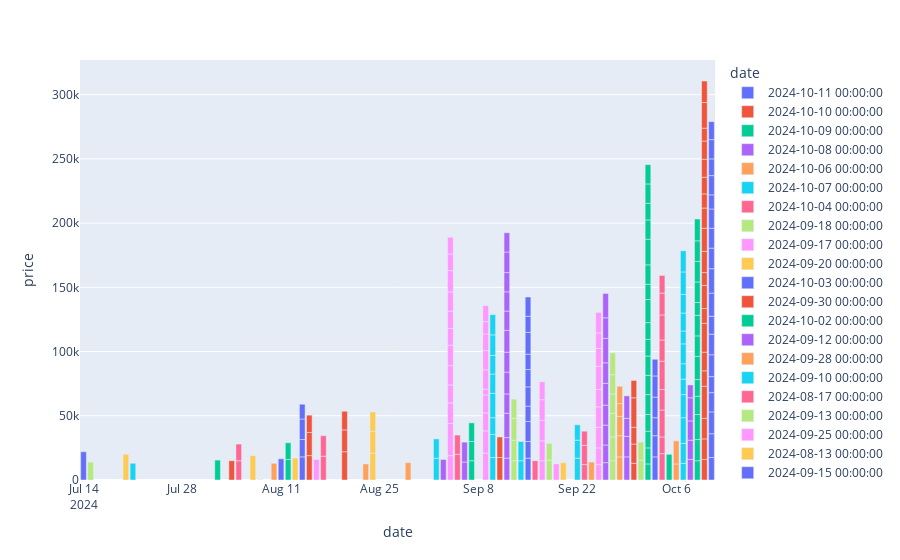

Write notebook code for a chart like this one.
### Code cell
px.bar(df.loc[df['rooms'] == 1, ['date', 'price']], 'date', 'price', 'date')

### Figure 1 — Plotly figure (JSON) as saved in the notebook; plotly's stock layout.template omitted (floating-point values rounded to 4 significant figures)
{"data": [{"alignmentgroup": "True", "hovertemplate": "date=%{x}<br>price=%{y}<extra></extra>", "legendgroup": "2024-10-11 00:00:00", "marker": {"color": "#636efa", "pattern": {"shape": ""}}, "name": "2024-10-11 00:00:00", "offsetgroup": "2024-10-11 00:00:00", "orientation": "v", "showlegend": true, "textposition": "auto", "type": "bar", "x": ["2024-10-11T00:00:00", "2024-10-11T00:00:00", "2024-10-11T00:00:00", "2024-10-11T00:00:00", "2024-10-11T00:00:00", "2024-10-11T00:00:00", "2024-10-11T00:00:00", "2024-10-11T00:00:00", "2024-10-11T00:00:00", "2024-10-11T00:00:00", "2024-10-11T00:00:00", "2024-10-11T00:00:00", "2024-10-11T00:00:00", "2024-10-11T00:00:00", "2024-10-11T00:00:00", "2024-10-11T00:00:00", "2024-10-11T00:00:00", "2024-10-11T00:00:00"], "xaxis": "x", "y": [17500, 18500, 17000, 15000, 12500, 17000, 16000, 14000, 18000, 19000, 16000, 15500, 15000, 11000, 15000, 13000, 15000, 14000], "yaxis": "y"}, {"alignmentgroup": "True", "hovertemplate": "date=%{x}<br>price=%{y}<extra></extra>", "legendgroup": "2024-10-10 00:00:00", "marker": {"color": "#EF553B", "pattern": {"shape": ""}}, "name": "2024-10-10 00:00:00", "offsetgroup": "2024-10-10 00:00:00", "orientation": "v", "showlegend": true, "textposition": "auto", "type": "bar", "x": ["2024-10-10T00:00:00", "2024-10-10T00:00:00", "2024-10-10T00:00:00", "2024-10-10T00:00:00", "2024-10-10T00:00:00", "2024-10-10T00:00:00", "2024-10-10T00:00:00", "2024-10-10T00:00:00", "2024-10-10T00:00:00", "2024-10-10T00:00:00", "2024-10-10T00:00:00", "2024-10-10T00:00:00", "2024-10-10T00:00:00", "2024-10-10T00:00:00", "2024-10-10T00:00:00", "2024-10-10T00:00:00", "2024-10-10T00:00:00", "2024-10-10T00:00:00", "2024-10-10T00:00:00", "2024-10-10T00:00:00"], "xaxis": "x", "y": [16000, 16000, 16000, 25000, 12000, 14500, 22500, 11500, 18000, 10000, 16500, 18000, 15750, 11000, 12999, 14000, 14150, 10000, 20000, 16750], "yaxis": "y"}, {"alignmentgroup": "True", "hovertemplate": "date=%{x}<br>price=%{y}<extra></extra>", "legendgroup": "2024-10-09 00:00:00", "marker": {"color": "#00cc96", "pattern": {"shape": ""}}, "name": "2024-10-09 00:00:00", "offsetgroup": "2024-10-09 00:00:00", "orientation": "v", "showlegend": true, "textposition": "auto", "type": "bar", "x": ["2024-10-09T00:00:00", "2024-10-09T00:00:00", "2024-10-09T00:00:00", "2024-10-09T00:00:00", "2024-10-09T00:00:00", "2024-10-09T00:00:00", "2024-10-09T00:00:00", "2024-10-09T00:00:00", "2024-10-09T00:00:00", "2024-10-09T00:00:00", "2024-10-09T00:00:00", "2024-10-09T00:00:00", "2024-10-09T00:00:00"], "xaxis": "x", "y": [15000, 16500, 19500, 14200, 13000, 18000, 16000, 16000, 10000, 16000, 16000, 16000, 17000], "yaxis": "y"}, {"alignmentgroup": "True", "hovertemplate": "date=%{x}<br>price=%{y}<extra></extra>", "legendgroup": "2024-10-08 00:00:00", "marker": {"color": "#ab63fa", "pattern": {"shape": ""}}, "name": "2024-10-08 00:00:00", "offsetgroup": "2024-10-08 00:00:00", "orientation": "v", "showlegend": true, "textposition": "auto", "type": "bar", "x": ["2024-10-08T00:00:00", "2024-10-08T00:00:00", "2024-10-08T00:00:00", "2024-10-08T00:00:00", "2024-10-08T00:00:00"], "xaxis": "x", "y": [16000, 15000, 15000, 18000, 10000], "yaxis": "y"}, {"alignmentgroup": "True", "hovertemplate": "date=%{x}<br>price=%{y}<extra></extra>", "legendgroup": "2024-10-06 00:00:00", "marker": {"color": "#FFA15A", "pattern": {"shape": ""}}, "name": "2024-10-06 00:00:00", "offsetgroup": "2024-10-06 00:00:00", "orientation": "v", "showlegend": true, "textposition": "auto", "type": "bar", "x": ["2024-10-06T00:00:00", "2024-10-06T00:00:00"], "xaxis": "x", "y": [12500, 18000], "yaxis": "y"}, {"alignmentgroup": "True", "hovertemplate": "date=%{x}<br>price=%{y}<extra></extra>", "legendgroup": "2024-10-07 00:00:00", "marker": {"color": "#19d3f3", "pattern": {"shape": ""}}, "name": "2024-10-07 00:00:00", "offsetgroup": "2024-10-07 00:00:00", "orientation": "v", "showlegend": true, "textposition": "auto", "type": "bar", "x": ["2024-10-07T00:00:00", "2024-10-07T00:00:00", "2024-10-07T00:00:00", "2024-10-07T00:00:00", "2024-10-07T00:00:00", "2024-10-07T00:00:00", "2024-10-07T00:00:00", "2024-10-07T00:00:00", "2024-10-07T00:00:00", "2024-10-07T00:00:00", "2024-10-07T00:00:00", "2024-10-07T00:00:00"], "xaxis": "x", "y": [13000, 15500, 20000, 18000, 12000, 12000, 15500, 10000, 14000, 14500, 17500, 16500], "yaxis": "y"}, {"alignmentgroup": "True", "hovertemplate": "date=%{x}<br>price=%{y}<extra></extra>", "legendgroup": "2024-10-04 00:00:00", "marker": {"color": "#FF6692", "pattern": {"shape": ""}}, "name": "2024-10-04 00:00:00", "offsetgroup": "2024-10-04 00:00:00", "orientation": "v", "showlegend": true, "textposition": "auto", "type": "bar", "x": ["2024-10-04T00:00:00", "2024-10-04T00:00:00", "2024-10-04T00:00:00", "2024-10-04T00:00:00", "2024-10-04T00:00:00", "2024-10-04T00:00:00", "2024-10-04T00:00:00", "2024-10-04T00:00:00", "2024-10-04T00:00:00"], "xaxis": "x", "y": [20500, 13000, 21000, 16000, 22000, 16500, 19500, 17000, 13750], "yaxis": "y"}, {"alignmentgroup": "True", "hovertemplate": "date=%{x}<br>price=%{y}<extra></extra>", "legendgroup": "2024-09-18 00:00:00", "marker": {"color": "#B6E880", "pattern": {"shape": ""}}, "name": "2024-09-18 00:00:00", "offsetgroup": "2024-09-18 00:00:00", "orientation": "v", "showlegend": true, "textposition": "auto", "type": "bar", "x": ["2024-09-18T00:00:00", "2024-09-18T00:00:00"], "xaxis": "x", "y": [15500, 13000], "yaxis": "y"}, {"alignmentgroup": "True", "hovertemplate": "date=%{x}<br>price=%{y}<extra></extra>", "legendgroup": "2024-09-17 00:00:00", "marker": {"color": "#FF97FF", "pattern": {"shape": ""}}, "name": "2024-09-17 00:00:00", "offsetgroup": "2024-09-17 00:00:00", "orientation": "v", "showlegend": true, "textposition": "auto", "type": "bar", "x": ["2024-09-17T00:00:00", "2024-09-17T00:00:00", "2024-09-17T00:00:00", "2024-09-17T00:00:00", "2024-09-17T00:00:00"], "xaxis": "x", "y": [15000, 15500, 16000, 16000, 14000], "yaxis": "y"}, {"alignmentgroup": "True", "hovertemplate": "date=%{x}<br>price=%{y}<extra></extra>", "legendgroup": "2024-09-20 00:00:00", "marker": {"color": "#FECB52", "pattern": {"shape": ""}}, "name": "2024-09-20 00:00:00", "offsetgroup": "2024-09-20 00:00:00", "orientation": "v", "showlegend": true, "textposition": "auto", "type": "bar", "x": ["2024-09-20T00:00:00"], "xaxis": "x", "y": [13500], "yaxis": "y"}, {"alignmentgroup": "True", "hovertemplate": "date=%{x}<br>price=%{y}<extra></extra>", "legendgroup": "2024-10-03 00:00:00", "marker": {"color": "#636efa", "pattern": {"shape": ""}}, "name": "2024-10-03 00:00:00", "offsetgroup": "2024-10-03 00:00:00", "orientation": "v", "showlegend": true, "textposition": "auto", "type": "bar", "x": ["2024-10-03T00:00:00", "2024-10-03T00:00:00", "2024-10-03T00:00:00", "2024-10-03T00:00:00", "2024-10-03T00:00:00", "2024-10-03T00:00:00"], "xaxis": "x", "y": [18000, 16500, 14000, 16000, 16500, 13000], "yaxis": "y"}, {"alignmentgroup": "True", "hovertemplate": "date=%{x}<br>price=%{y}<extra></extra>", "legendgroup": "2024-09-30 00:00:00", "marker": {"color": "#EF553B", "pattern": {"shape": ""}}, "name": "2024-09-30 00:00:00", "offsetgroup": "2024-09-30 00:00:00", "orientation": "v", "showlegend": true, "textposition": "auto", "type": "bar", "x": ["2024-09-30T00:00:00", "2024-09-30T00:00:00", "2024-09-30T00:00:00", "2024-09-30T00:00:00", "2024-09-30T00:00:00"], "xaxis": "x", "y": [13000, 15000, 13000, 23000, 13500], "yaxis": "y"}, {"alignmentgroup": "True", "hovertemplate": "date=%{x}<br>price=%{y}<extra></extra>", "legendgroup": "2024-10-02 00:00:00", "marker": {"color": "#00cc96", "pattern": {"shape": ""}}, "name": "2024-10-02 00:00:00", "offsetgroup": "2024-10-02 00:00:00", "orientation": "v", "showlegend": true, "textposition": "auto", "type": "bar", "x": ["2024-10-02T00:00:00", "2024-10-02T00:00:00", "2024-10-02T00:00:00", "2024-10-02T00:00:00", "2024-10-02T00:00:00", "2024-10-02T00:00:00", "2024-10-02T00:00:00", "2024-10-02T00:00:00", "2024-10-02T00:00:00", "2024-10-02T00:00:00", "2024-10-02T00:00:00", "2024-10-02T00:00:00", "2024-10-02T00:00:00", "2024-10-02T00:00:00", "2024-10-02T00:00:00", "2024-10-02T00:00:00", "2024-10-02T00:00:00"], "xaxis": "x", "y": [12500, 12500, 13000, 13000, 15500, 15000, 15000, 13000, 13000, 18000, 12000, 15000, 20000, 15000, 13000, 15000, 15000], "yaxis": "y"}, {"alignmentgroup": "True", "hovertemplate": "date=%{x}<br>price=%{y}<extra></extra>", "legendgroup": "2024-09-12 00:00:00", "marker": {"color": "#ab63fa", "pattern": {"shape": ""}}, "name": "2024-09-12 00:00:00", "offsetgroup": "2024-09-12 00:00:00", "orientation": "v", "showlegend": true, "textposition": "auto", "type": "bar", "x": ["2024-09-12T00:00:00", "2024-09-12T00:00:00", "2024-09-12T00:00:00", "2024-09-12T00:00:00", "2024-09-12T00:00:00", "2024-09-12T00:00:00", "2024-09-12T00:00:00", "2024-09-12T00:00:00", "2024-09-12T00:00:00", "2024-09-12T00:00:00", "2024-09-12T00:00:00", "2024-09-12T00:00:00"], "xaxis": "x", "y": [17000, 16000, 19000, 15000, 17000, 15500, 17000, 15000, 15000, 15000, 16000, 15000], "yaxis": "y"}, {"alignmentgroup": "True", "hovertemplate": "date=%{x}<br>price=%{y}<extra></extra>", "legendgroup": "2024-09-28 00:00:00", "marker": {"color": "#FFA15A", "pattern": {"shape": ""}}, "name": "2024-09-28 00:00:00", "offsetgroup": "2024-09-28 00:00:00", "orientation": "v", "showlegend": true, "textposition": "auto", "type": "bar", "x": ["2024-09-28T00:00:00", "2024-09-28T00:00:00", "2024-09-28T00:00:00", "2024-09-28T00:00:00", "2024-09-28T00:00:00"], "xaxis": "x", "y": [18000, 16500, 15000, 10000, 13500], "yaxis": "y"}, {"alignmentgroup": "True", "hovertemplate": "date=%{x}<br>price=%{y}<extra></extra>", "legendgroup": "2024-09-10 00:00:00", "marker": {"color": "#19d3f3", "pattern": {"shape": ""}}, "name": "2024-09-10 00:00:00", "offsetgroup": "2024-09-10 00:00:00", "orientation": "v", "showlegend": true, "textposition": "auto", "type": "bar", "x": ["2024-09-10T00:00:00", "2024-09-10T00:00:00", "2024-09-10T00:00:00", "2024-09-10T00:00:00", "2024-09-10T00:00:00", "2024-09-10T00:00:00", "2024-09-10T00:00:00", "2024-09-10T00:00:00"], "xaxis": "x", "y": [17500, 18000, 13000, 19000, 15000, 14500, 16000, 15750], "yaxis": "y"}, {"alignmentgroup": "True", "hovertemplate": "date=%{x}<br>price=%{y}<extra></extra>", "legendgroup": "2024-08-17 00:00:00", "marker": {"color": "#FF6692", "pattern": {"shape": ""}}, "name": "2024-08-17 00:00:00", "offsetgroup": "2024-08-17 00:00:00", "orientation": "v", "showlegend": true, "textposition": "auto", "type": "bar", "x": ["2024-08-17T00:00:00", "2024-08-17T00:00:00"], "xaxis": "x", "y": [18500, 16000], "yaxis": "y"}, {"alignmentgroup": "True", "hovertemplate": "date=%{x}<br>price=%{y}<extra></extra>", "legendgroup": "2024-09-13 00:00:00", "marker": {"color": "#B6E880", "pattern": {"shape": ""}}, "name": "2024-09-13 00:00:00", "offsetgroup": "2024-09-13 00:00:00", "orientation": "v", "showlegend": true, "textposition": "auto", "type": "bar", "x": ["2024-09-13T00:00:00", "2024-09-13T00:00:00", "2024-09-13T00:00:00", "2024-09-13T00:00:00"], "xaxis": "x", "y": [15000, 16000, 17000, 15000], "yaxis": "y"}, {"alignmentgroup": "True", "hovertemplate": "date=%{x}<br>price=%{y}<extra></extra>", "legendgroup": "2024-09-25 00:00:00", "marker": {"color": "#FF97FF", "pattern": {"shape": ""}}, "name": "2024-09-25 00:00:00", "offsetgroup": "2024-09-25 00:00:00", "orientation": "v", "showlegend": true, "textposition": "auto", "type": "bar", "x": ["2024-09-25T00:00:00", "2024-09-25T00:00:00", "2024-09-25T00:00:00", "2024-09-25T00:00:00", "2024-09-25T00:00:00", "2024-09-25T00:00:00", "2024-09-25T00:00:00", "2024-09-25T00:00:00", "2024-09-25T00:00:00"], "xaxis": "x", "y": [12000, 13000, 16000, 16000, 13500, 18000, 14000, 12000, 16000], "yaxis": "y"}, {"alignmentgroup": "True", "hovertemplate": "date=%{x}<br>price=%{y}<extra></extra>", "legendgroup": "2024-08-13 00:00:00", "marker": {"color": "#FECB52", "pattern": {"shape": ""}}, "name": "2024-08-13 00:00:00", "offsetgroup": "2024-08-13 00:00:00", "orientation": "v", "showlegend": true, "textposition": "auto", "type": "bar", "x": ["2024-08-13T00:00:00"], "xaxis": "x", "y": [17000], "yaxis": "y"}, {"alignmentgroup": "True", "hovertemplate": "date=%{x}<br>price=%{y}<extra></extra>", "legendgroup": "2024-09-15 00:00:00", "marker": {"color": "#636efa", "pattern": {"shape": ""}}, "name": "2024-09-15 00:00:00", "offsetgroup": "2024-09-15 00:00:00", "orientation": "v", "showlegend": true, "textposition": "auto", "type": "bar", "x": ["2024-09-15T00:00:00", "2024-09-15T00:00:00", "2024-09-15T00:00:00", "2024-09-15T00:00:00", "2024-09-15T00:00:00", "2024-09-15T00:00:00", "2024-09-15T00:00:00", "2024-09-15T00:00:00", "2024-09-15T00:00:00", "2024-09-15T00:00:00"], "xaxis": "x", "y": [17000, 13000, 15500, 12000, 15000, 13500, 12000, 17000, 12500, 15000], "yaxis": "y"}, {"alignmentgroup": "True", "hovertemplate": "date=%{x}<br>price=%{y}<extra></extra>", "legendgroup": "2024-08-15 00:00:00", "marker": {"color": "#EF553B", "pattern": {"shape": ""}}, "name": "2024-08-15 00:00:00", "offsetgroup": "2024-08-15 00:00:00", "orientation": "v", "showlegend": true, "textposition": "auto", "type": "bar", "x": ["2024-08-15T00:00:00", "2024-08-15T00:00:00", "2024-08-15T00:00:00"], "xaxis": "x", "y": [19000, 18000, 13500], "yaxis": "y"}, {"alignmentgroup": "True", "hovertemplate": "date=%{x}<br>price=%{y}<extra></extra>", "legendgroup": "2024-10-05 00:00:00", "marker": {"color": "#00cc96", "pattern": {"shape": ""}}, "name": "2024-10-05 00:00:00", "offsetgroup": "2024-10-05 00:00:00", "orientation": "v", "showlegend": true, "textposition": "auto", "type": "bar", "x": ["2024-10-05T00:00:00"], "xaxis": "x", "y": [20000], "yaxis": "y"}, {"alignmentgroup": "True", "hovertemplate": "date=%{x}<br>price=%{y}<extra></extra>", "legendgroup": "2024-09-26 00:00:00", "marker": {"color": "#ab63fa", "pattern": {"shape": ""}}, "name": "2024-09-26 00:00:00", "offsetgroup": "2024-09-26 00:00:00", "orientation": "v", "showlegend": true, "textposition": "auto", "type": "bar", "x": ["2024-09-26T00:00:00", "2024-09-26T00:00:00", "2024-09-26T00:00:00", "2024-09-26T00:00:00", "2024-09-26T00:00:00", "2024-09-26T00:00:00", "2024-09-26T00:00:00", "2024-09-26T00:00:00", "2024-09-26T00:00:00"], "xaxis": "x", "y": [13500, 13750, 15500, 15500, 17000, 16000, 19000, 16000, 19000], "yaxis": "y"}, {"alignmentgroup": "True", "hovertemplate": "date=%{x}<br>price=%{y}<extra></extra>", "legendgroup": "2024-08-29 00:00:00", "marker": {"color": "#FFA15A", "pattern": {"shape": ""}}, "name": "2024-08-29 00:00:00", "offsetgroup": "2024-08-29 00:00:00", "orientation": "v", "showlegend": true, "textposition": "auto", "type": "bar", "x": ["2024-08-29T00:00:00"], "xaxis": "x", "y": [13500], "yaxis": "y"}, {"alignmentgroup": "True", "hovertemplate": "date=%{x}<br>price=%{y}<extra></extra>", "legendgroup": "2024-09-14 00:00:00", "marker": {"color": "#19d3f3", "pattern": {"shape": ""}}, "name": "2024-09-14 00:00:00", "offsetgroup": "2024-09-14 00:00:00", "orientation": "v", "showlegend": true, "textposition": "auto", "type": "bar", "x": ["2024-09-14T00:00:00", "2024-09-14T00:00:00"], "xaxis": "x", "y": [15000, 15000], "yaxis": "y"}, {"alignmentgroup": "True", "hovertemplate": "date=%{x}<br>price=%{y}<extra></extra>", "legendgroup": "2024-09-23 00:00:00", "marker": {"color": "#FF6692", "pattern": {"shape": ""}}, "name": "2024-09-23 00:00:00", "offsetgroup": "2024-09-23 00:00:00", "orientation": "v", "showlegend": true, "textposition": "auto", "type": "bar", "x": ["2024-09-23T00:00:00", "2024-09-23T00:00:00", "2024-09-23T00:00:00"], "xaxis": "x", "y": [12000, 15000, 11000], "yaxis": "y"}, {"alignmentgroup": "True", "hovertemplate": "date=%{x}<br>price=%{y}<extra></extra>", "legendgroup": "2024-09-27 00:00:00", "marker": {"color": "#B6E880", "pattern": {"shape": ""}}, "name": "2024-09-27 00:00:00", "offsetgroup": "2024-09-27 00:00:00", "orientation": "v", "showlegend": true, "textposition": "auto", "type": "bar", "x": ["2024-09-27T00:00:00", "2024-09-27T00:00:00", "2024-09-27T00:00:00", "2024-09-27T00:00:00", "2024-09-27T00:00:00", "2024-09-27T00:00:00"], "xaxis": "x", "y": [15000, 18500, 18500, 15000, 15000, 17000], "yaxis": "y"}, {"alignmentgroup": "True", "hovertemplate": "date=%{x}<br>price=%{y}<extra></extra>", "legendgroup": "2024-09-09 00:00:00", "marker": {"color": "#FF97FF", "pattern": {"shape": ""}}, "name": "2024-09-09 00:00:00", "offsetgroup": "2024-09-09 00:00:00", "orientation": "v", "showlegend": true, "textposition": "auto", "type": "bar", "x": ["2024-09-09T00:00:00", "2024-09-09T00:00:00", "2024-09-09T00:00:00", "2024-09-09T00:00:00", "2024-09-09T00:00:00", "2024-09-09T00:00:00", "2024-09-09T00:00:00", "2024-09-09T00:00:00", "2024-09-09T00:00:00", "2024-09-09T00:00:00"], "xaxis": "x", "y": [21000, 17250, 14000, 14000, 4500, 15000, 15000, 13000, 9500, 12500], "yaxis": "y"}, {"alignmentgroup": "True", "hovertemplate": "date=%{x}<br>price=%{y}<extra></extra>", "legendgroup": "2024-08-24 00:00:00", "marker": {"color": "#FECB52", "pattern": {"shape": ""}}, "name": "2024-08-24 00:00:00", "offsetgroup": "2024-08-24 00:00:00", "orientation": "v", "showlegend": true, "textposition": "auto", "type": "bar", "x": ["2024-08-24T00:00:00", "2024-08-24T00:00:00", "2024-08-24T00:00:00"], "xaxis": "x", "y": [21000, 17000, 15000], "yaxis": "y"}, {"alignmentgroup": "True", "hovertemplate": "date=%{x}<br>price=%{y}<extra></extra>", "legendgroup": "2024-08-14 00:00:00", "marker": {"color": "#636efa", "pattern": {"shape": ""}}, "name": "2024-08-14 00:00:00", "offsetgroup": "2024-08-14 00:00:00", "orientation": "v", "showlegend": true, "textposition": "auto", "type": "bar", "x": ["2024-08-14T00:00:00", "2024-08-14T00:00:00", "2024-08-14T00:00:00", "2024-08-14T00:00:00"], "xaxis": "x", "y": [18000, 13500, 16000, 11500], "yaxis": "y"}, {"alignmentgroup": "True", "hovertemplate": "date=%{x}<br>price=%{y}<extra></extra>", "legendgroup": "2024-08-20 00:00:00", "marker": {"color": "#EF553B", "pattern": {"shape": ""}}, "name": "2024-08-20 00:00:00", "offsetgroup": "2024-08-20 00:00:00", "orientation": "v", "showlegend": true, "textposition": "auto", "type": "bar", "x": ["2024-08-20T00:00:00", "2024-08-20T00:00:00", "2024-08-20T00:00:00"], "xaxis": "x", "y": [22000, 17000, 14500], "yaxis": "y"}, {"alignmentgroup": "True", "hovertemplate": "date=%{x}<br>price=%{y}<extra></extra>", "legendgroup": "2024-09-07 00:00:00", "marker": {"color": "#00cc96", "pattern": {"shape": ""}}, "name": "2024-09-07 00:00:00", "offsetgroup": "2024-09-07 00:00:00", "orientation": "v", "showlegend": true, "textposition": "auto", "type": "bar", "x": ["2024-09-07T00:00:00", "2024-09-07T00:00:00", "2024-09-07T00:00:00"], "xaxis": "x", "y": [15000, 15000, 14500], "yaxis": "y"}, {"alignmentgroup": "True", "hovertemplate": "date=%{x}<br>price=%{y}<extra></extra>", "legendgroup": "2024-09-29 00:00:00", "marker": {"color": "#ab63fa", "pattern": {"shape": ""}}, "name": "2024-09-29 00:00:00", "offsetgroup": "2024-09-29 00:00:00", "orientation": "v", "showlegend": true, "textposition": "auto", "type": "bar", "x": ["2024-09-29T00:00:00", "2024-09-29T00:00:00", "2024-09-29T00:00:00", "2024-09-29T00:00:00"], "xaxis": "x", "y": [18000, 16000, 14000, 17500], "yaxis": "y"}, {"alignmentgroup": "True", "hovertemplate": "date=%{x}<br>price=%{y}<extra></extra>", "legendgroup": "2024-09-24 00:00:00", "marker": {"color": "#FFA15A", "pattern": {"shape": ""}}, "name": "2024-09-24 00:00:00", "offsetgroup": "2024-09-24 00:00:00", "orientation": "v", "showlegend": true, "textposition": "auto", "type": "bar", "x": ["2024-09-24T00:00:00"], "xaxis": "x", "y": [14000], "yaxis": "y"}, {"alignmentgroup": "True", "hovertemplate": "date=%{x}<br>price=%{y}<extra></extra>", "legendgroup": "2024-09-22 00:00:00", "marker": {"color": "#19d3f3", "pattern": {"shape": ""}}, "name": "2024-09-22 00:00:00", "offsetgroup": "2024-09-22 00:00:00", "orientation": "v", "showlegend": true, "textposition": "auto", "type": "bar", "x": ["2024-09-22T00:00:00", "2024-09-22T00:00:00", "2024-09-22T00:00:00"], "xaxis": "x", "y": [17000, 14000, 12000], "yaxis": "y"}, {"alignmentgroup": "True", "hovertemplate": "date=%{x}<br>price=%{y}<extra></extra>", "legendgroup": "2024-09-05 00:00:00", "marker": {"color": "#FF6692", "pattern": {"shape": ""}}, "name": "2024-09-05 00:00:00", "offsetgroup": "2024-09-05 00:00:00", "orientation": "v", "showlegend": true, "textposition": "auto", "type": "bar", "x": ["2024-09-05T00:00:00", "2024-09-05T00:00:00"], "xaxis": "x", "y": [20000, 15000], "yaxis": "y"}, {"alignmentgroup": "True", "hovertemplate": "date=%{x}<br>price=%{y}<extra></extra>", "legendgroup": "2024-10-01 00:00:00", "marker": {"color": "#B6E880", "pattern": {"shape": ""}}, "name": "2024-10-01 00:00:00", "offsetgroup": "2024-10-01 00:00:00", "orientation": "v", "showlegend": true, "textposition": "auto", "type": "bar", "x": ["2024-10-01T00:00:00", "2024-10-01T00:00:00"], "xaxis": "x", "y": [15500, 14000], "yaxis": "y"}, {"alignmentgroup": "True", "hovertemplate": "date=%{x}<br>price=%{y}<extra></extra>", "legendgroup": "2024-09-19 00:00:00", "marker": {"color": "#FF97FF", "pattern": {"shape": ""}}, "name": "2024-09-19 00:00:00", "offsetgroup": "2024-09-19 00:00:00", "orientation": "v", "showlegend": true, "textposition": "auto", "type": "bar", "x": ["2024-09-19T00:00:00"], "xaxis": "x", "y": [12500], "yaxis": "y"}, {"alignmentgroup": "True", "hovertemplate": "date=%{x}<br>price=%{y}<extra></extra>", "legendgroup": "2024-07-20 00:00:00", "marker": {"color": "#FECB52", "pattern": {"shape": ""}}, "name": "2024-07-20 00:00:00", "offsetgroup": "2024-07-20 00:00:00", "orientation": "v", "showlegend": true, "textposition": "auto", "type": "bar", "x": ["2024-07-20T00:00:00"], "xaxis": "x", "y": [20000], "yaxis": "y"}, {"alignmentgroup": "True", "hovertemplate": "date=%{x}<br>price=%{y}<extra></extra>", "legendgroup": "2024-07-14 00:00:00", "marker": {"color": "#636efa", "pattern": {"shape": ""}}, "name": "2024-07-14 00:00:00", "offsetgroup": "2024-07-14 00:00:00", "orientation": "v", "showlegend": true, "textposition": "auto", "type": "bar", "x": ["2024-07-14T00:00:00"], "xaxis": "x", "y": [22000], "yaxis": "y"}, {"alignmentgroup": "True", "hovertemplate": "date=%{x}<br>price=%{y}<extra></extra>", "legendgroup": "2024-08-04 00:00:00", "marker": {"color": "#EF553B", "pattern": {"shape": ""}}, "name": "2024-08-04 00:00:00", "offsetgroup": "2024-08-04 00:00:00", "orientation": "v", "showlegend": true, "textposition": "auto", "type": "bar", "x": ["2024-08-04T00:00:00"], "xaxis": "x", "y": [15000], "yaxis": "y"}, {"alignmentgroup": "True", "hovertemplate": "date=%{x}<br>price=%{y}<extra></extra>", "legendgroup": "2024-08-02 00:00:00", "marker": {"color": "#00cc96", "pattern": {"shape": ""}}, "name": "2024-08-02 00:00:00", "offsetgroup": "2024-08-02 00:00:00", "orientation": "v", "showlegend": true, "textposition": "auto", "type": "bar", "x": ["2024-08-02T00:00:00"], "xaxis": "x", "y": [15500], "yaxis": "y"}, {"alignmentgroup": "True", "hovertemplate": "date=%{x}<br>price=%{y}<extra></extra>", "legendgroup": "2024-09-06 00:00:00", "marker": {"color": "#ab63fa", "pattern": {"shape": ""}}, "name": "2024-09-06 00:00:00", "offsetgroup": "2024-09-06 00:00:00", "orientation": "v", "showlegend": true, "textposition": "auto", "type": "bar", "x": ["2024-09-06T00:00:00", "2024-09-06T00:00:00"], "xaxis": "x", "y": [14000, 15500], "yaxis": "y"}, {"alignmentgroup": "True", "hovertemplate": "date=%{x}<br>price=%{y}<extra></extra>", "legendgroup": "2024-08-10 00:00:00", "marker": {"color": "#FFA15A", "pattern": {"shape": ""}}, "name": "2024-08-10 00:00:00", "offsetgroup": "2024-08-10 00:00:00", "orientation": "v", "showlegend": true, "textposition": "auto", "type": "bar", "x": ["2024-08-10T00:00:00"], "xaxis": "x", "y": [13000], "yaxis": "y"}, {"alignmentgroup": "True", "hovertemplate": "date=%{x}<br>price=%{y}<extra></extra>", "legendgroup": "2024-09-02 00:00:00", "marker": {"color": "#19d3f3", "pattern": {"shape": ""}}, "name": "2024-09-02 00:00:00", "offsetgroup": "2024-09-02 00:00:00", "orientation": "v", "showlegend": true, "textposition": "auto", "type": "bar", "x": ["2024-09-02T00:00:00", "2024-09-02T00:00:00"], "xaxis": "x", "y": [17000, 15000], "yaxis": "y"}, {"alignmentgroup": "True", "hovertemplate": "date=%{x}<br>price=%{y}<extra></extra>", "legendgroup": "2024-09-16 00:00:00", "marker": {"color": "#FF6692", "pattern": {"shape": ""}}, "name": "2024-09-16 00:00:00", "offsetgroup": "2024-09-16 00:00:00", "orientation": "v", "showlegend": true, "textposition": "auto", "type": "bar", "x": ["2024-09-16T00:00:00"], "xaxis": "x", "y": [15000], "yaxis": "y"}, {"alignmentgroup": "True", "hovertemplate": "date=%{x}<br>price=%{y}<extra></extra>", "legendgroup": "2024-08-08 00:00:00", "marker": {"color": "#B6E880", "pattern": {"shape": ""}}, "name": "2024-08-08 00:00:00", "offsetgroup": "2024-08-08 00:00:00", "orientation": "v", "showlegend": true, "textposition": "auto", "type": "bar", "x": ["2024-08-08T00:00:00"], "xaxis": "x", "y": [300], "yaxis": "y"}, {"alignmentgroup": "True", "hovertemplate": "date=%{x}<br>price=%{y}<extra></extra>", "legendgroup": "2024-09-04 00:00:00", "marker": {"color": "#FF97FF", "pattern": {"shape": ""}}, "name": "2024-09-04 00:00:00", "offsetgroup": "2024-09-04 00:00:00", "orientation": "v", "showlegend": true, "textposition": "auto", "type": "bar", "x": ["2024-09-04T00:00:00", "2024-09-04T00:00:00", "2024-09-04T00:00:00", "2024-09-04T00:00:00", "2024-09-04T00:00:00", "2024-09-04T00:00:00", "2024-09-04T00:00:00", "2024-09-04T00:00:00", "2024-09-04T00:00:00", "2024-09-04T00:00:00", "2024-09-04T00:00:00", "2024-09-04T00:00:00"], "xaxis": "x", "y": [19000, 25000, 16000, 14000, 15000, 16000, 13000, 13500, 15000, 16500, 13000, 13000], "yaxis": "y"}, {"alignmentgroup": "True", "hovertemplate": "date=%{x}<br>price=%{y}<extra></extra>", "legendgroup": "2024-08-07 00:00:00", "marker": {"color": "#FECB52", "pattern": {"shape": ""}}, "name": "2024-08-07 00:00:00", "offsetgroup": "2024-08-07 00:00:00", "orientation": "v", "showlegend": true, "textposition": "auto", "type": "bar", "x": ["2024-08-07T00:00:00"], "xaxis": "x", "y": [19000], "yaxis": "y"}, {"alignmentgroup": "True", "hovertemplate": "date=%{x}<br>price=%{y}<extra></extra>", "legendgroup": "2024-08-11 00:00:00", "marker": {"color": "#636efa", "pattern": {"shape": ""}}, "name": "2024-08-11 00:00:00", "offsetgroup": "2024-08-11 00:00:00", "orientation": "v", "showlegend": true, "textposition": "auto", "type": "bar", "x": ["2024-08-11T00:00:00"], "xaxis": "x", "y": [16500], "yaxis": "y"}, {"alignmentgroup": "True", "hovertemplate": "date=%{x}<br>price=%{y}<extra></extra>", "legendgroup": "2024-09-11 00:00:00", "marker": {"color": "#EF553B", "pattern": {"shape": ""}}, "name": "2024-09-11 00:00:00", "offsetgroup": "2024-09-11 00:00:00", "orientation": "v", "showlegend": true, "textposition": "auto", "type": "bar", "x": ["2024-09-11T00:00:00", "2024-09-11T00:00:00"], "xaxis": "x", "y": [17500, 16000], "yaxis": "y"}, {"alignmentgroup": "True", "hovertemplate": "date=%{x}<br>price=%{y}<extra></extra>", "legendgroup": "2024-08-12 00:00:00", "marker": {"color": "#00cc96", "pattern": {"shape": ""}}, "name": "2024-08-12 00:00:00", "offsetgroup": "2024-08-12 00:00:00", "orientation": "v", "showlegend": true, "textposition": "auto", "type": "bar", "x": ["2024-08-12T00:00:00", "2024-08-12T00:00:00"], "xaxis": "x", "y": [16000, 13000], "yaxis": "y"}, {"alignmentgroup": "True", "hovertemplate": "date=%{x}<br>price=%{y}<extra></extra>", "legendgroup": "2024-09-03 00:00:00", "marker": {"color": "#ab63fa", "pattern": {"shape": ""}}, "name": "2024-09-03 00:00:00", "offsetgroup": "2024-09-03 00:00:00", "orientation": "v", "showlegend": true, "textposition": "auto", "type": "bar", "x": ["2024-09-03T00:00:00"], "xaxis": "x", "y": [16000], "yaxis": "y"}, {"alignmentgroup": "True", "hovertemplate": "date=%{x}<br>price=%{y}<extra></extra>", "legendgroup": "2024-08-23 00:00:00", "marker": {"color": "#FFA15A", "pattern": {"shape": ""}}, "name": "2024-08-23 00:00:00", "offsetgroup": "2024-08-23 00:00:00", "orientation": "v", "showlegend": true, "textposition": "auto", "type": "bar", "x": ["2024-08-23T00:00:00"], "xaxis": "x", "y": [12500], "yaxis": "y"}, {"alignmentgroup": "True", "hovertemplate": "date=%{x}<br>price=%{y}<extra></extra>", "legendgroup": "2024-07-21 00:00:00", "marker": {"color": "#19d3f3", "pattern": {"shape": ""}}, "name": "2024-07-21 00:00:00", "offsetgroup": "2024-07-21 00:00:00", "orientation": "v", "showlegend": true, "textposition": "auto", "type": "bar", "x": ["2024-07-21T00:00:00"], "xaxis": "x", "y": [13000], "yaxis": "y"}, {"alignmentgroup": "True", "hovertemplate": "date=%{x}<br>price=%{y}<extra></extra>", "legendgroup": "2024-08-05 00:00:00", "marker": {"color": "#FF6692", "pattern": {"shape": ""}}, "name": "2024-08-05 00:00:00", "offsetgroup": "2024-08-05 00:00:00", "orientation": "v", "showlegend": true, "textposition": "auto", "type": "bar", "x": ["2024-08-05T00:00:00", "2024-08-05T00:00:00"], "xaxis": "x", "y": [15000, 13000], "yaxis": "y"}, {"alignmentgroup": "True", "hovertemplate": "date=%{x}<br>price=%{y}<extra></extra>", "legendgroup": "2024-07-15 00:00:00", "marker": {"color": "#B6E880", "pattern": {"shape": ""}}, "name": "2024-07-15 00:00:00", "offsetgroup": "2024-07-15 00:00:00", "orientation": "v", "showlegend": true, "textposition": "auto", "type": "bar", "x": ["2024-07-15T00:00:00"], "xaxis": "x", "y": [14000], "yaxis": "y"}, {"alignmentgroup": "True", "hovertemplate": "date=%{x}<br>price=%{y}<extra></extra>", "legendgroup": "2024-08-16 00:00:00", "marker": {"color": "#FF97FF", "pattern": {"shape": ""}}, "name": "2024-08-16 00:00:00", "offsetgroup": "2024-08-16 00:00:00", "orientation": "v", "showlegend": true, "textposition": "auto", "type": "bar", "x": ["2024-08-16T00:00:00"], "xaxis": "x", "y": [16000], "yaxis": "y"}], "layout": {"barmode": "relative", "legend": {"title": {"text": "date"}, "tracegroupgap": 0}, "margin": {"t": 60}, "xaxis": {"anchor": "y", "categoryarray": ["2024-10-11T00:00:00", "2024-10-10T00:00:00", "2024-10-09T00:00:00", "2024-10-08T00:00:00", "2024-10-06T00:00:00", "2024-10-07T00:00:00", "2024-10-04T00:00:00", "2024-09-18T00:00:00", "2024-09-17T00:00:00", "2024-09-20T00:00:00", "2024-10-03T00:00:00", "2024-09-30T00:00:00", "2024-10-02T00:00:00", "2024-09-12T00:00:00", "2024-09-28T00:00:00", "2024-09-10T00:00:00", "2024-08-17T00:00:00", "2024-09-13T00:00:00", "2024-09-25T00:00:00", "2024-08-13T00:00:00", "2024-09-15T00:00:00", "2024-08-15T00:00:00", "2024-10-05T00:00:00", "2024-09-26T00:00:00", "2024-08-29T00:00:00", "2024-09-14T00:00:00", "2024-09-23T00:00:00", "2024-09-27T00:00:00", "2024-09-09T00:00:00", "2024-08-24T00:00:00", "2024-08-14T00:00:00", "2024-08-20T00:00:00", "2024-09-07T00:00:00", "2024-09-29T00:00:00", "2024-09-24T00:00:00", "2024-09-22T00:00:00", "2024-09-05T00:00:00", "2024-10-01T00:00:00", "2024-09-19T00:00:00", "2024-07-20T00:00:00", "2024-07-14T00:00:00", "2024-08-04T00:00:00", "2024-08-02T00:00:00", "2024-09-06T00:00:00", "2024-08-10T00:00:00", "2024-09-02T00:00:00", "2024-09-16T00:00:00", "2024-08-08T00:00:00", "2024-09-04T00:00:00", "2024-08-07T00:00:00", "2024-08-11T00:00:00", "2024-09-11T00:00:00", "2024-08-12T00:00:00", "2024-09-03T00:00:00", "2024-08-23T00:00:00", "2024-07-21T00:00:00", "2024-08-05T00:00:00", "2024-07-15T00:00:00", "2024-08-16T00:00:00"], "categoryorder": "array", "domain": [0, 1], "title": {"text": "date"}}, "yaxis": {"anchor": "x", "domain": [0, 1], "title": {"text": "price"}}}}
